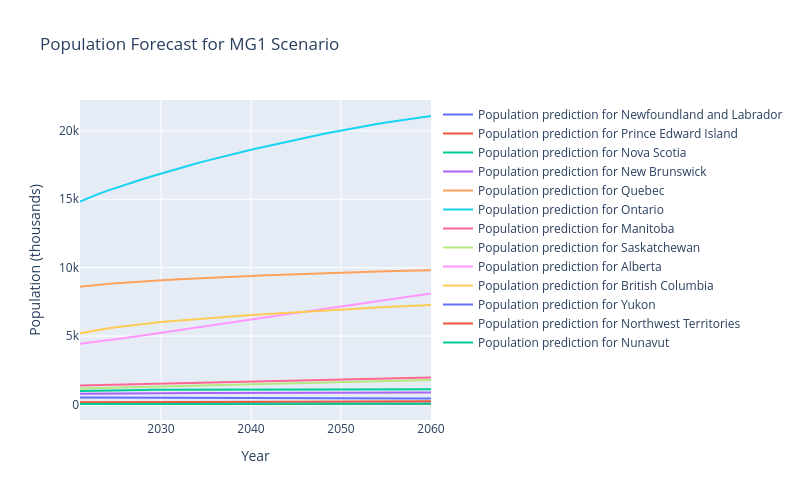

The notebook cell this image was saved under:
### Code cell
# Perform ARIMA predictions
ARIMA_df = population_df.iloc[:-1,:-1]
ARIMA_predict(ARIMA_df, scenario)
